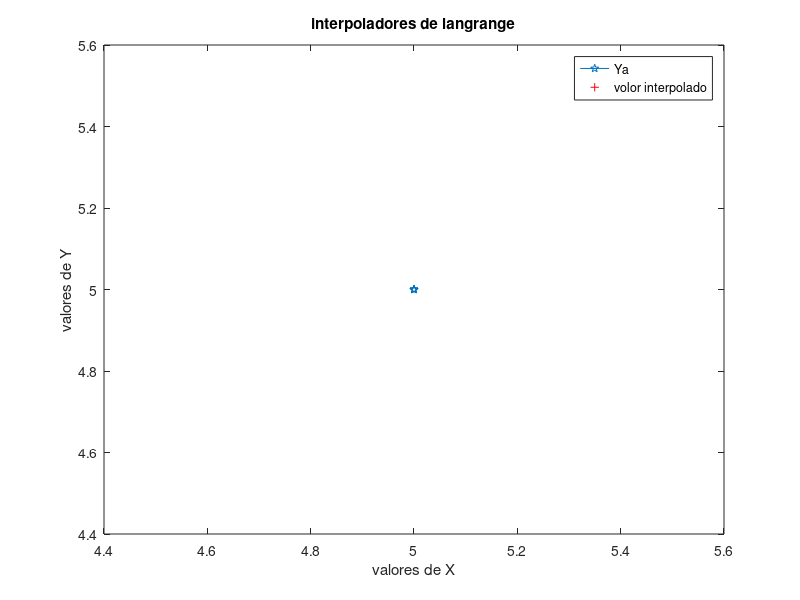

MATLAB code to generate this figure:
clc
clear
Xo=input(' valor que desea interpolar ');
n=input(' numero de puntos que desea ingresar ');
for i=1:n
    disp('ingrese el punto');
    disp(i)
    X(i)=input(' ingrese el valor de X ');
    Y(i)=input(' ingrese el valor de Y ');
end
for i=1:n
    Ya(i)=Y(i)

    for j=1:n
      if j~=i
            Ya(i)=(Ya(i)*(Xo-X(j)))/(X(i)-X(j));
         end
    end
end
Yo=sum(Ya)
plot(X,Y,'p-',Xo,Yo,'r+')
legend('Ya','volor interpolado')
title('interpoladores de langrange')
ylabel('valores de Y')
xlabel('valores de X')

    